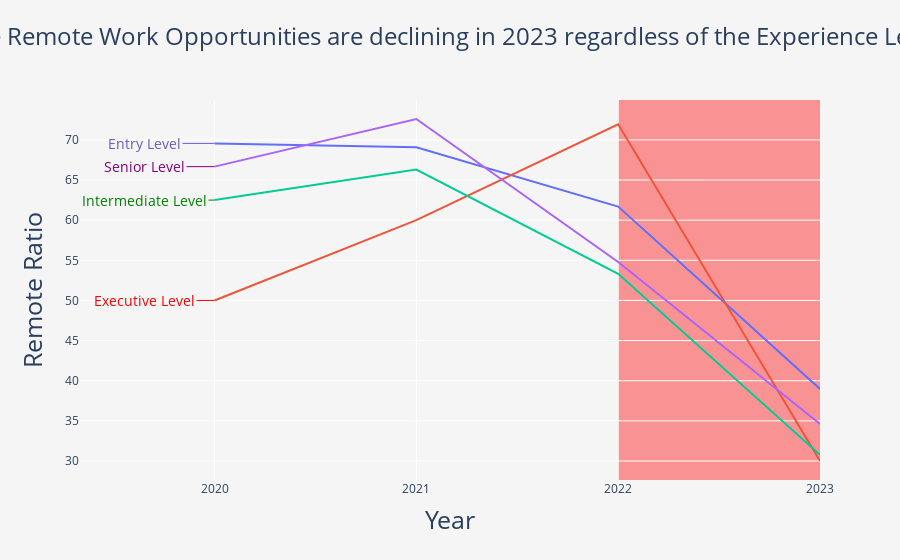

Notebook code cell kept with this figure:
### Markdown cell above
# Remote Opportunities by Experience Level

### Code cell
remote_opportunities_by_year = df.groupby(['work_year', 'experience_level'])['remote_ratio'].mean().reset_index()

# Create a figure
fig3 = go.Figure()

# Get unique experience levels
experience_levels = remote_opportunities_by_year['experience_level'].unique()
color_palette = ['slateblue', 'red', 'green', 'purple']
# Add traces for each experience level
for experience_level in experience_levels:
    fig3.add_trace(go.Scatter(
        x=remote_opportunities_by_year[remote_opportunities_by_year['experience_level'] == experience_level]['work_year'],
        y=remote_opportunities_by_year[remote_opportunities_by_year['experience_level'] == experience_level]['remote_ratio'],
        name=experience_level,
        mode='lines',
        line=dict(shape='linear', smoothing=1.1),
    ))
#  ['linear', 'spline', 'hv', 'vh', 'hvh', 'vhv']

fig3.add_vrect(
    x0=2, x1=3,
    fillcolor="red", opacity=0.4,
    layer="below", line_width=0,
)

text_values = ['Entry Level', 'Executive Level', 'Intermediate Level', 'Senior Level']
for i in range(len(text_values)):
    fig3.add_annotation(
        text=text_values[i],
        x=0,
        y=remote_opportunities_by_year[remote_opportunities_by_year['experience_level'] == text_values[i]]['remote_ratio'].iloc[0],
        xref="x",
        yref="y",
        showarrow=True,
        ax=-70,
        ay=0,
        font=dict(color=color_palette[i], size=14),
        arrowcolor=color_palette[i],
    )
fig3.update_layout(
    title={
        'text': 'The Remote Work Opportunities are declining in 2023 regardless of the Experience Level',
        'x': 0.5,
        'y': 0.95,
        'xanchor': 'center',
        'yanchor': 'top',
        'font': {'size': 24} 
    },
    xaxis_title=dict(text='Year', font=dict(size=25)),
    yaxis_title=dict(text='Remote Ratio', font=dict(size=25)),
    showlegend=False,
    plot_bgcolor='whitesmoke',  
    paper_bgcolor='whitesmoke',
)

fig3.show()

### Figure 1 — Plotly figure (JSON) as saved in the notebook; plotly's stock layout.template omitted (floating-point values rounded to 4 significant figures)
{"data": [{"line": {"shape": "linear", "smoothing": 1.1}, "mode": "lines", "name": "Entry Level", "type": "scatter", "x": ["2020", "2021", "2022", "2023"], "y": [69.57, 69.09, 61.69, 38.98]}, {"line": {"shape": "linear", "smoothing": 1.1}, "mode": "lines", "name": "Executive Level", "type": "scatter", "x": ["2020", "2021", "2022", "2023"], "y": [50, 60, 71.95, 30]}, {"line": {"shape": "linear", "smoothing": 1.1}, "mode": "lines", "name": "Intermediate Level", "type": "scatter", "x": ["2020", "2021", "2022", "2023"], "y": [62.5, 66.3, 53.32, 30.78]}, {"line": {"shape": "linear", "smoothing": 1.1}, "mode": "lines", "name": "Senior Level", "type": "scatter", "x": ["2020", "2021", "2022", "2023"], "y": [66.67, 72.6, 54.79, 34.62]}], "layout": {"annotations": [{"arrowcolor": "slateblue", "ax": -70, "ay": 0, "font": {"color": "slateblue", "size": 14}, "showarrow": true, "text": "Entry Level", "x": 0, "xref": "x", "y": 69.57, "yref": "y"}, {"arrowcolor": "red", "ax": -70, "ay": 0, "font": {"color": "red", "size": 14}, "showarrow": true, "text": "Executive Level", "x": 0, "xref": "x", "y": 50, "yref": "y"}, {"arrowcolor": "green", "ax": -70, "ay": 0, "font": {"color": "green", "size": 14}, "showarrow": true, "text": "Intermediate Level", "x": 0, "xref": "x", "y": 62.5, "yref": "y"}, {"arrowcolor": "purple", "ax": -70, "ay": 0, "font": {"color": "purple", "size": 14}, "showarrow": true, "text": "Senior Level", "x": 0, "xref": "x", "y": 66.67, "yref": "y"}], "paper_bgcolor": "whitesmoke", "plot_bgcolor": "whitesmoke", "shapes": [{"fillcolor": "red", "layer": "below", "line": {"width": 0}, "opacity": 0.4, "type": "rect", "x0": 2, "x1": 3, "xref": "x", "y0": 0, "y1": 1, "yref": "y domain"}], "showlegend": false, "title": {"font": {"size": 24}, "text": "The Remote Work Opportunities are declining in 2023 regardless of the Experience Level", "x": 0.5, "xanchor": "center", "y": 0.95, "yanchor": "top"}, "xaxis": {"title": {"font": {"size": 25}, "text": "Year"}}, "yaxis": {"title": {"font": {"size": 25}, "text": "Remote Ratio"}}}}
